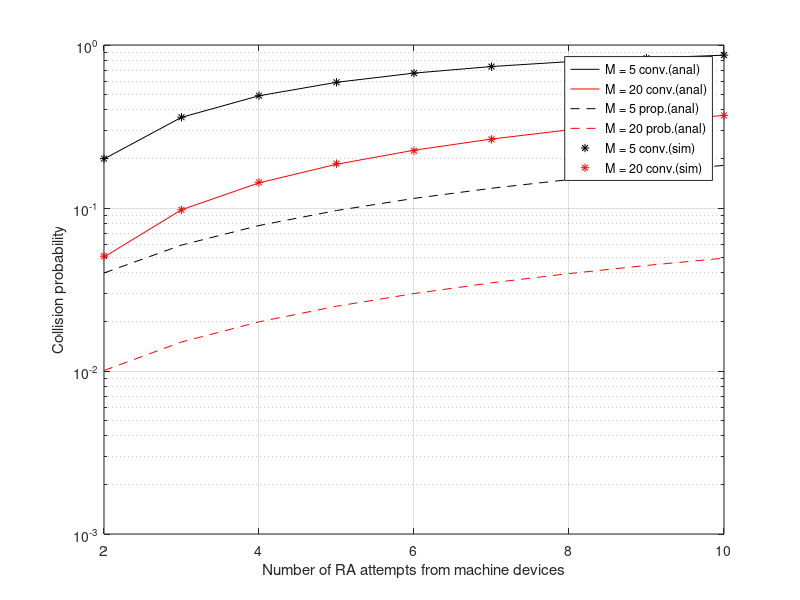

The MATLAB source for this figure:
clear variables; close all; clc;

%% DEFINING NEEDED PARAMETERS

vary = 9;
k = linspace(2,10,vary);
M = 5;
M_1 = 20;
n_iteration = 100000;
R = 2000;
e = 0.52*10^-6;
c = 3*10^8;
eps = (e*c)/2;

%% DEFINING FUNCTIONS

fun1 = @(r) r*( 1 - ( R^2 - ((r - eps)^2) ) /(M*R^2) ).^k; 
fun2 = @(r) r*( 1 - ((r + eps)^2) /(M*R^2) ).^k; 
fun3 = @(r) r*( 1 - (4*r*eps) / (M*R^2) ).^k; 

fun_1 = @(r) r*( 1 - ( R^2 - ((r - eps)^2) ) /(M_1*R^2) ).^k; 
fun_2 = @(r) r*( 1 - ((r + eps)^2) /(M_1*R^2) ).^k; 
fun_3 = @(r) r*( 1 - (4*r*eps) / (M_1*R^2) ).^k; 

%% DATA POINTS

% collision_prob = zeros(1,vary);
% collision_prob_1 = zeros(1,vary);

%% COMPUTING PROBABILITY OF COLLISION FOR BOTH CONVENTIONAL AND PROPOSED SCHEMES

    
collision_prob = 1 - (1 - 1/M).^(k-1);
    
collision_prob_1 = 1 - (1 - 1/M_1).^(k-1);
    
prop_collision_prob = 1 - ( (2/R^2)*( integral(fun1, R-eps, R, 'ArrayValued', true) + integral(fun2, 0, eps, 'ArrayValued', true) + ....
        integral(fun3, eps, R-eps, 'ArrayValued', true) ) );
    
prop_collision_prob_1 = 1 - ( (2/R^2)*( integral(fun_1, R-eps, R, 'ArrayValued', true) + integral(fun_2, 0, eps, 'ArrayValued', true) + ....
        integral(fun_3, eps, R-eps, 'ArrayValued', true) ) );
    

%% SIMULATED RESULTS FOR CONVENTIONAL

conv_col_prob = zeros(1,9);
RA_attempt = linspace(2,10,9);

for i1=1:9
    
    RA_sample = RA_attempt(i1);
    
    preamble_matrix = randi([1, M], RA_sample, n_iteration);
    col_event = 0;
    
    for i2=1:n_iteration
        
        test = preamble_matrix(:,i2);
        
        check = sum( logical(test == test(1)) ); % Using the first column value as the tagged device
        
        if( check > 1)
            col_event = col_event + 1;
        end
              
    end
    
    conv_col_prob(i1) = col_event/n_iteration;
    
end

%% SIMULATED RESULTS FOR CONVENTIONAL

conv_col_prob_ = zeros(1,9);
RA_attempt = linspace(2,10,9);

for i1=1:9
    
    RA_sample = RA_attempt(i1);
    
    preamble_matrix = randi([1, M_1], RA_sample, n_iteration);
    col_event = 0;
    
    for i2=1:n_iteration
        
        test = preamble_matrix(:,i2);
        
        check = sum( logical(test == test(1)) ); % Using the first column value as the tagged device
        
        if( check > 1)
            col_event = col_event + 1;
        end
              
    end
    
    conv_col_prob_(i1) = col_event/n_iteration;
    
end

%% PLOTTING DATA POINTS

figure(1)

semilogy(k, collision_prob, 'k-', k, collision_prob_1, 'r-');
grid on; hold on; 

semilogy(k, prop_collision_prob, 'k--', k, prop_collision_prob_1, 'r--');
hold on;

semilogy(k, conv_col_prob, 'k*');
semilogy(k, conv_col_prob_, 'r*');

legend('M = 5 conv.(anal)','M = 20 conv.(anal)', 'M = 5 prop.(anal)', 'M = 20 prob.(anal)', 'M = 5 conv.(sim)', 'M = 20 conv.(sim)', 'location', 'best')
xlabel('Number of RA attempts from machine devices') %on a single RA slot (k+1)
ylabel('Collision probability')
ylim([10^-3 10^0]);
xlim([2 10]);
